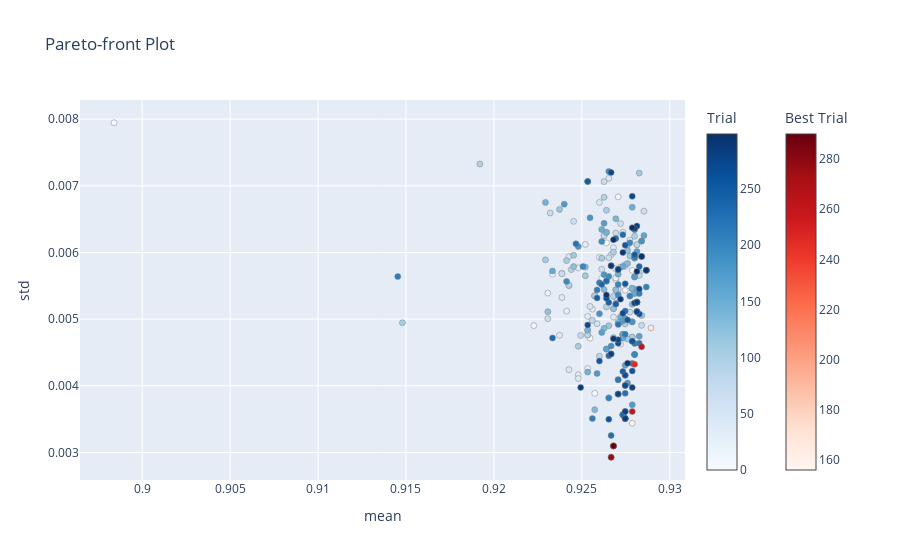

Source (notebook cell):
### Code cell
fig = optuna.visualization.plot_pareto_front(
    study,
    target_names=["mean", "std"],
)
show(fig)

### Figure 1 — Plotly figure (JSON) as saved in the notebook; plotly's stock layout.template omitted (floating-point values rounded to 4 significant figures; data arrays with more than 128 entries replaced by an {"elided": "..."} marker saying what was removed)
{"data": [{"hovertemplate": "%{text}<extra>Trial</extra>", "marker": {"color": {"elided": "289 int values"}, "colorbar": {"title": {"text": "Trial"}}, "colorscale": [[0, "rgb(247,251,255)"], [0.125, "rgb(222,235,247)"], [0.25, "rgb(198,219,239)"], [0.375, "rgb(158,202,225)"], [0.5, "rgb(107,174,214)"], [0.625, "rgb(66,146,198)"], [0.75, "rgb(33,113,181)"], [0.875, "rgb(8,81,156)"], [1, "rgb(8,48,107)"]], "line": {"color": "Grey", "width": 0.5}}, "mode": "markers", "showlegend": false, "text": {"elided": "289 str values"}, "type": "scatter", "x": {"elided": "289 float values"}, "y": {"elided": "289 float values"}}, {"hovertemplate": "%{text}<extra>Best Trial</extra>", "marker": {"color": [156, 160, 166, 169, 239, 248, 261, 262, 277, 281, 290], "colorbar": {"title": {"text": "Best Trial"}, "x": 1.1, "xpad": 40}, "colorscale": [[0, "rgb(255,245,240)"], [0.125, "rgb(254,224,210)"], [0.25, "rgb(252,187,161)"], [0.375, "rgb(252,146,114)"], [0.5, "rgb(251,106,74)"], [0.625, "rgb(239,59,44)"], [0.75, "rgb(203,24,29)"], [0.875, "rgb(165,15,21)"], [1, "rgb(103,0,13)"]], "line": {"color": "Grey", "width": 0.5}}, "mode": "markers", "showlegend": false, "text": ["{<br>  \"number\": 156,<br>  \"values\": [<br>    0.9267988289843301,<br>    0.003096989866762657<br>  ],<br>  \"params\": {<br>    \"scalers\": \"normalizer\",<br>    \"knn_n_neighbors\": 30,<br>    \"knn_p\": 4,<br>    \"knn_weights\": \"distance\"<br>  }<br>}", "{<br>  \"number\": 160,<br>  \"values\": [<br>    0.9278653003489954,<br>    0.003438073134261476<br>  ],<br>  \"params\": {<br>    \"scalers\": \"robust\",<br>    \"knn_n_neighbors\": 95,<br>    \"knn_p\": 5,<br>    \"knn_weights\": \"distance\"<br>  }<br>}", "{<br>  \"number\": 166,<br>  \"values\": [<br>    0.9267988289843301,<br>    0.003096989866762657<br>  ],<br>  \"params\": {<br>    \"scalers\": \"normalizer\",<br>    \"knn_n_neighbors\": 30,<br>    \"knn_p\": 4,<br>    \"knn_weights\": \"distance\"<br>  }<br>}", "{<br>  \"number\": 169,<br>  \"values\": [<br>    0.9289320205694219,<br>    0.004867290092514432<br>  ],<br>  \"params\": {<br>    \"scalers\": \"minmax\",<br>    \"knn_n_neighbors\": 78,<br>    \"knn_p\": 1,<br>    \"knn_weights\": \"distance\"<br>  }<br>}", "{<br>  \"number\": 239,<br>  \"values\": [<br>    0.9266656911520829,<br>    0.002927340093015144<br>  ],<br>  \"params\": {<br>    \"scalers\": \"robust\",<br>    \"knn_n_neighbors\": 20,<br>    \"knn_p\": 9,<br>    \"knn_weights\": \"distance\"<br>  }<br>}", "{<br>  \"number\": 248,<br>  \"values\": [<br>    0.9279989358927653,<br>    0.004320978899016278<br>  ],<br>  \"params\": {<br>    \"scalers\": \"standard\",<br>    \"knn_n_neighbors\": 91,<br>    \"knn_p\": 2,<br>    \"knn_weights\": \"distance\"<br>  }<br>}", "{<br>  \"number\": 261,<br>  \"values\": [<br>    0.927865424776876,<br>    0.0036122941259940267<br>  ],<br>  \"params\": {<br>    \"scalers\": \"robust\",<br>    \"knn_n_neighbors\": 75,<br>    \"knn_p\": 5,<br>    \"knn_weights\": \"distance\"<br>  }<br>}", "{<br>  \"number\": 262,<br>  \"values\": [<br>    0.928398722673149,<br>    0.004584287254471589<br>  ],<br>  \"params\": {<br>    \"scalers\": \"standard\",<br>    \"knn_n_neighbors\": 75,<br>    \"knn_p\": 3,<br>    \"knn_weights\": \"distance\"<br>  }<br>}", "{<br>  \"number\": 277,<br>  \"values\": [<br>    0.9266656911520829,<br>    0.002927340093015144<br>  ],<br>  \"params\": {<br>    \"scalers\": \"robust\",<br>    \"knn_n_neighbors\": 20,<br>    \"knn_p\": 9,<br>    \"knn_weights\": \"distance\"<br>  }<br>}", "{<br>  \"number\": 281,<br>  \"values\": [<br>    0.9267988289843301,<br>    0.003096989866762657<br>  ],<br>  \"params\": {<br>    \"scalers\": \"normalizer\",<br>    \"knn_n_neighbors\": 30,<br>    \"knn_p\": 4,<br>    \"knn_weights\": \"distance\"<br>  }<br>}", "{<br>  \"number\": 290,<br>  \"values\": [<br>    0.9267988289843301,<br>    0.003096989866762657<br>  ],<br>  \"params\": {<br>    \"scalers\": \"normalizer\",<br>    \"knn_n_neighbors\": 30,<br>    \"knn_p\": 4,<br>    \"knn_weights\": \"distance\"<br>  }<br>}"], "type": "scatter", "x": [0.9268, 0.9279, 0.9268, 0.9289, 0.9267, 0.928, 0.9279, 0.9284, 0.9267, 0.9268, 0.9268], "y": [0.003097, 0.003438, 0.003097, 0.004867, 0.002927, 0.004321, 0.003612, 0.004584, 0.002927, 0.003097, 0.003097]}], "layout": {"title": {"text": "Pareto-front Plot"}, "xaxis": {"title": {"text": "mean"}}, "yaxis": {"title": {"text": "std"}}}}
